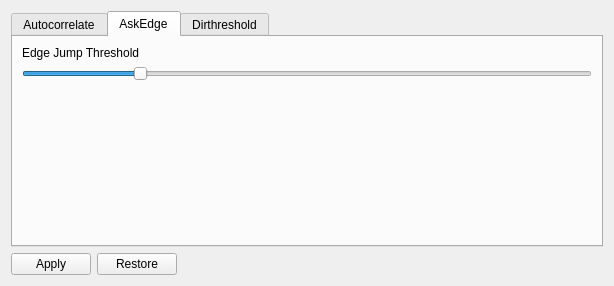
<?xml version="1.0" encoding="UTF-8"?>
<ui version="4.0">
 <class>Form</class>
 <widget class="QWidget" name="Form">
  <property name="geometry">
   <rect>
    <x>0</x>
    <y>0</y>
    <width>614</width>
    <height>286</height>
   </rect>
  </property>
  <property name="windowTitle">
   <string>Overlays</string>
  </property>
  <layout class="QVBoxLayout" name="verticalLayout_3">
   <item>
    <widget class="QTabWidget" name="tabWidget_overlays">
     <property name="currentIndex">
      <number>1</number>
     </property>
     <widget class="QWidget" name="tab">
      <property name="focusPolicy">
       <enum>Qt::StrongFocus</enum>
      </property>
      <attribute name="title">
       <string>Autocorrelate</string>
      </attribute>
      <layout class="QVBoxLayout" name="verticalLayout_2">
       <item>
        <layout class="QFormLayout" name="formLayout">
         <item row="0" column="1">
          <widget class="QLabel" name="label_5">
           <property name="text">
            <string/>
           </property>
          </widget>
         </item>
         <item row="0" column="0">
          <widget class="QLabel" name="label">
           <property name="text">
            <string>Window size</string>
           </property>
          </widget>
         </item>
        </layout>
       </item>
       <item>
        <widget class="QSlider" name="horizontalSlider_window">
         <property name="minimum">
          <number>10</number>
         </property>
         <property name="maximum">
          <number>10000</number>
         </property>
         <property name="value">
          <number>2000</number>
         </property>
         <property name="orientation">
          <enum>Qt::Horizontal</enum>
         </property>
        </widget>
       </item>
       <item>
        <spacer name="verticalSpacer">
         <property name="orientation">
          <enum>Qt::Vertical</enum>
         </property>
         <property name="sizeHint" stdset="0">
          <size>
           <width>20</width>
           <height>40</height>
          </size>
         </property>
        </spacer>
       </item>
      </layout>
     </widget>
     <widget class="QWidget" name="tab_3">
      <attribute name="title">
       <string>AskEdge</string>
      </attribute>
      <layout class="QVBoxLayout" name="verticalLayout_4">
       <item>
        <layout class="QFormLayout" name="formLayout_4">
         <property name="bottomMargin">
          <number>0</number>
         </property>
         <item row="0" column="0">
          <widget class="QLabel" name="label_8">
           <property name="text">
            <string>Edge Jump Threshold</string>
           </property>
          </widget>
         </item>
         <item row="0" column="1">
          <widget class="QLabel" name="label_9">
           <property name="text">
            <string/>
           </property>
          </widget>
         </item>
        </layout>
       </item>
       <item>
        <widget class="QSlider" name="horizontalSlider_askedge">
         <property name="minimum">
          <number>5</number>
         </property>
         <property name="maximum">
          <number>80</number>
         </property>
         <property name="value">
          <number>20</number>
         </property>
         <property name="orientation">
          <enum>Qt::Horizontal</enum>
         </property>
        </widget>
       </item>
       <item>
        <spacer name="verticalSpacer_3">
         <property name="orientation">
          <enum>Qt::Vertical</enum>
         </property>
         <property name="sizeHint" stdset="0">
          <size>
           <width>20</width>
           <height>40</height>
          </size>
         </property>
        </spacer>
       </item>
      </layout>
     </widget>
     <widget class="QWidget" name="tab_2">
      <attribute name="title">
       <string>Dirthreshold</string>
      </attribute>
      <layout class="QVBoxLayout" name="verticalLayout">
       <item>
        <layout class="QFormLayout" name="formLayout_2">
         <item row="0" column="0">
          <widget class="QLabel" name="label_2">
           <property name="text">
            <string>Up</string>
           </property>
          </widget>
         </item>
         <item row="0" column="1">
          <widget class="QLabel" name="label_6">
           <property name="text">
            <string/>
           </property>
          </widget>
         </item>
        </layout>
       </item>
       <item>
        <widget class="QSlider" name="horizontalSlider_dirthr_up">
         <property name="maximum">
          <number>128</number>
         </property>
         <property name="value">
          <number>20</number>
         </property>
         <property name="orientation">
          <enum>Qt::Horizontal</enum>
         </property>
        </widget>
       </item>
       <item>
        <layout class="QFormLayout" name="formLayout_3">
         <item row="0" column="0">
          <widget class="QLabel" name="label_3">
           <property name="text">
            <string>Down</string>
           </property>
          </widget>
         </item>
         <item row="0" column="1">
          <widget class="QLabel" name="label_7">
           <property name="text">
            <string/>
           </property>
          </widget>
         </item>
        </layout>
       </item>
       <item>
        <widget class="QSlider" name="horizontalSlider_dirthr_down">
         <property name="maximum">
          <number>127</number>
         </property>
         <property name="orientation">
          <enum>Qt::Horizontal</enum>
         </property>
        </widget>
       </item>
       <item>
        <spacer name="verticalSpacer_2">
         <property name="orientation">
          <enum>Qt::Vertical</enum>
         </property>
         <property name="sizeHint" stdset="0">
          <size>
           <width>20</width>
           <height>40</height>
          </size>
         </property>
        </spacer>
       </item>
      </layout>
     </widget>
    </widget>
   </item>
   <item>
    <layout class="QHBoxLayout" name="horizontalLayout">
     <item>
      <widget class="QPushButton" name="pushButton_apply">
       <property name="text">
        <string>Apply</string>
       </property>
      </widget>
     </item>
     <item>
      <widget class="QPushButton" name="pushButton_sticky">
       <property name="text">
        <string>Restore</string>
       </property>
      </widget>
     </item>
     <item>
      <spacer name="horizontalSpacer">
       <property name="orientation">
        <enum>Qt::Horizontal</enum>
       </property>
       <property name="sizeHint" stdset="0">
        <size>
         <width>40</width>
         <height>20</height>
        </size>
       </property>
      </spacer>
     </item>
     <item>
      <widget class="QLabel" name="label_4">
       <property name="text">
        <string/>
       </property>
      </widget>
     </item>
    </layout>
   </item>
  </layout>
 </widget>
 <resources/>
 <connections>
  <connection>
   <sender>horizontalSlider_window</sender>
   <signal>valueChanged(int)</signal>
   <receiver>label_4</receiver>
   <slot>setNum(int)</slot>
   <hints>
    <hint type="sourcelabel">
     <x>46</x>
     <y>118</y>
    </hint>
    <hint type="destinationlabel">
     <x>597</x>
     <y>257</y>
    </hint>
   </hints>
  </connection>
  <connection>
   <sender>horizontalSlider_window</sender>
   <signal>valueChanged(int)</signal>
   <receiver>label_5</receiver>
   <slot>setNum(int)</slot>
   <hints>
    <hint type="sourcelabel">
     <x>170</x>
     <y>118</y>
    </hint>
    <hint type="destinationlabel">
     <x>161</x>
     <y>69</y>
    </hint>
   </hints>
  </connection>
  <connection>
   <sender>horizontalSlider_dirthr_up</sender>
   <signal>valueChanged(int)</signal>
   <receiver>label_6</receiver>
   <slot>setNum(int)</slot>
   <hints>
    <hint type="sourcelabel">
     <x>70</x>
     <y>118</y>
    </hint>
    <hint type="destinationlabel">
     <x>68</x>
     <y>67</y>
    </hint>
   </hints>
  </connection>
  <connection>
   <sender>horizontalSlider_dirthr_down</sender>
   <signal>valueChanged(int)</signal>
   <receiver>label_7</receiver>
   <slot>setNum(int)</slot>
   <hints>
    <hint type="sourcelabel">
     <x>201</x>
     <y>185</y>
    </hint>
    <hint type="destinationlabel">
     <x>149</x>
     <y>135</y>
    </hint>
   </hints>
  </connection>
  <connection>
   <sender>horizontalSlider_askedge</sender>
   <signal>valueChanged(int)</signal>
   <receiver>label_9</receiver>
   <slot>setNum(int)</slot>
   <hints>
    <hint type="sourcelabel">
     <x>149</x>
     <y>102</y>
    </hint>
    <hint type="destinationlabel">
     <x>250</x>
     <y>70</y>
    </hint>
   </hints>
  </connection>
 </connections>
</ui>
